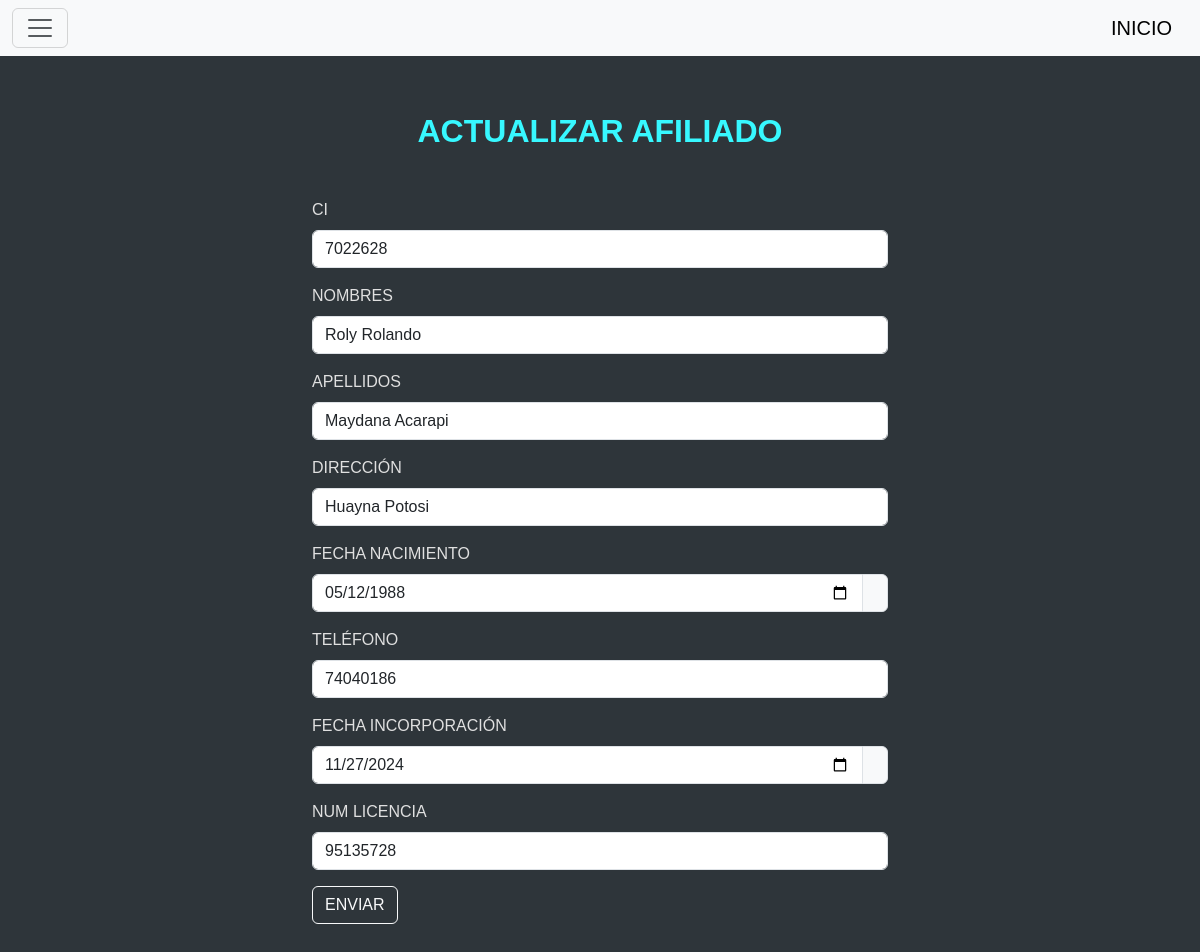
The page /edit/7022628 (signed in) on the database its author committed.
### tables this page shows
CREATE TABLE afiliado(
        ci INTEGER PRIMARY KEY,
        nombres TEXT NOT NULL,
        apellidos TEXT NOT NULL,
        direccion TEXT NOT NULL,
        fecha_nacimiento DATE NOT NULL,
        telefono INTEGER NOT NULL,
        fecha_incorporacion DATE NOT NULL,
        nro_licencia TEXT NOT NULL
        );

### blueprints/afiliados/__init__.py (the view)
@afiliados_bp.route("/edit/<int:ci>")
def afiliado_edit(ci):
    if not verifica():
        return redirect(url_for('afiliados.index'))
    conn=sqlite3.connect("star_service.db")
    conn.row_factory=sqlite3.Row
    cur=conn.cursor()
    cur.execute("SELECT * FROM afiliado WHERE ci=?",(ci,))
    afiliado=cur.fetchone()
    conn.close()
    return render_template("editar_afi.html",afiliado=afiliado)

### blueprints/afiliados/__init__.py (called while the page is built)
def verifica():
    if 'cargo' not in session or session['cargo'] != "Administrador":
        return False
    return True

### blueprints/afiliados/templates/editar_afi.html (shortened to what this page needs)
{% include 'header.html' %}
<div class="container mt-5" style="max-width: 600px;">
    <h2 class="fw-bold">ACTUALIZAR AFILIADO</h2>
</div>
<div class="container mt-5" style="max-width: 600px;">
<form action="{{url_for('afiliados.afiliados_update')}}" method="POST">
        <div class="mb-3">
            <label class="form-label">CI</label>
            <input type="text"  class="form-control" name="ci" value="{{afiliado['ci']}}">
        </div>
        <div class="mb-3">
            <label class="form-label">NOMBRES</label>
            <input type="text" class="form-control" value="{{afiliado['nombres']}}" name="nombres">
        </div>
        <div class="mb-3">
            <label class="form-label">APELLIDOS</label>
            <input type="text" class="form-control" value="{{afiliado['apellidos']}}" name="apellidos">
        </div>
        <div class="mb-3">
            <label class="form-label">DIRECCIÓN</label>
            <input type="text" class="form-control" value="{{afiliado['direccion']}}" name="direccion">
        </div>
        <div class="mb-3">
            <label class="form-label">FECHA NACIMIENTO</label>
            <div class="input-group">
                <input type="date" class="form-control" name="fecha_nacimiento" value="{{afiliado['fecha_nacimiento']}}">
                <span class="input-group-text"></span>
            </div>
        </div>
        <div class="mb-3">
            <label class="form-label">TELÉFONO</label>
            <input type="number" class="form-control" value="{{afiliado['telefono']}}" name="telefono">
        </div>
        <div class="mb-3">
            <label class="form-label">FECHA INCORPORACIÓN</label>
            <div class="input-group">
                <input type="date" class="form-control" name="fecha_incorporacion" value="{{afiliado['fecha_incorporacion']}}">
                <span class="input-group-text"></span>
            </div>
        </div>
        <div class="mb-3">
            <label class="form-label">NUM LICENCIA</label>
            <input type="text" class="form-control" value="{{afiliado['nro_licencia']}}" name="nro_licencia">
        </div>
        <button type="submit" class="btn btn-outline-light">ENVIAR</button>
</form>
</div>
{% include 'footer.html' %}

### templates/header.html (style rules this page uses)
body { font-family: sans-serif; margin: 40px; background-color: #2e353a; color: #e0e0e0; }
h2 { text-align: center; color: #37f8ff; }

### rows shown on the page
afiliado: ci "7022628", nombres "Roly Rolando", apellidos "Maydana Acarapi", direccion "Huayna Potosi", fecha_nacimiento "05/12/1988", telefono "74040186", fecha_incorporacion "11/27/2024", nro_licencia "95135728"
